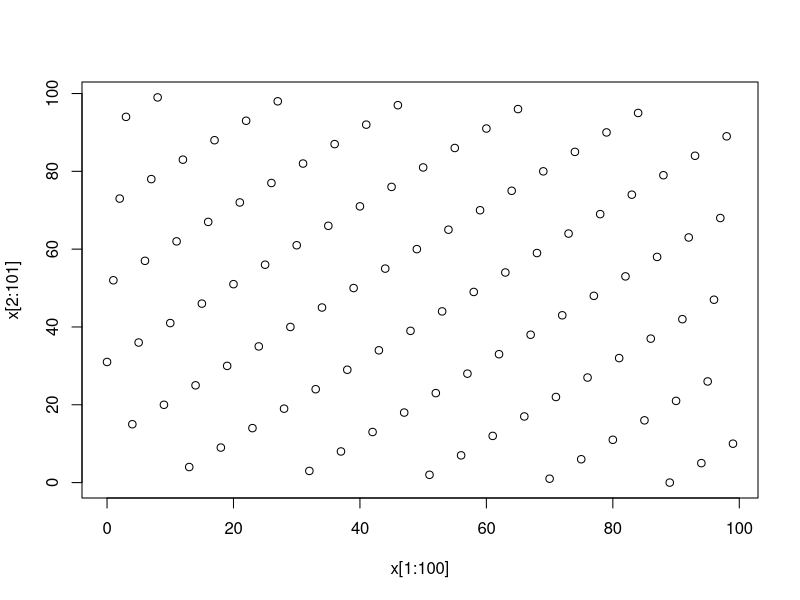

Generate this figure with R:
# psudo-random numbers, linear congruential sequence

x <- rep(0,101)
x[1] <- 0
for (i in 2:101){
   x[i] <- (21*x[i-1] + 31) %% 100
   }
x

plot(x[2:101] ~ x[1:100])

# end